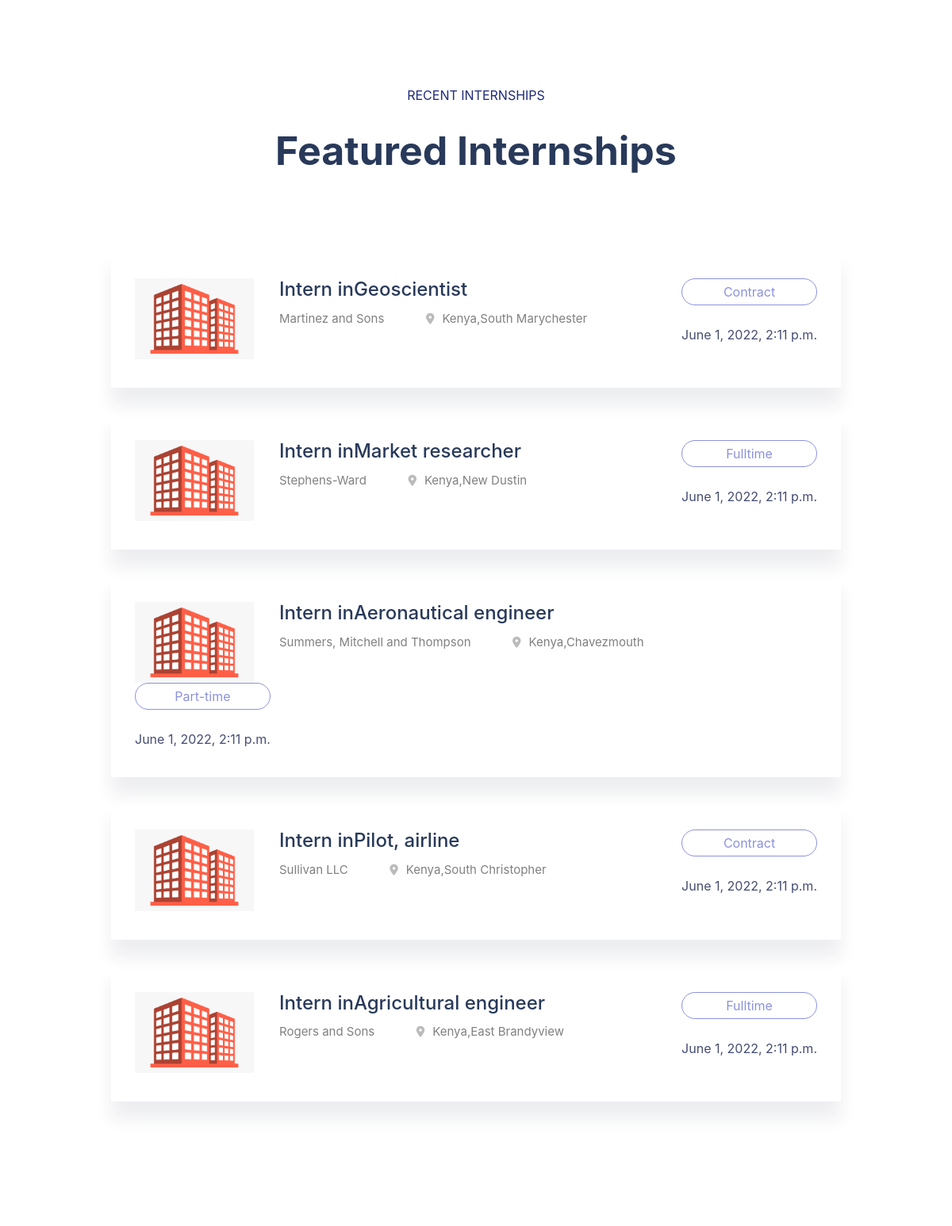
The app's page / (middle part), older data.
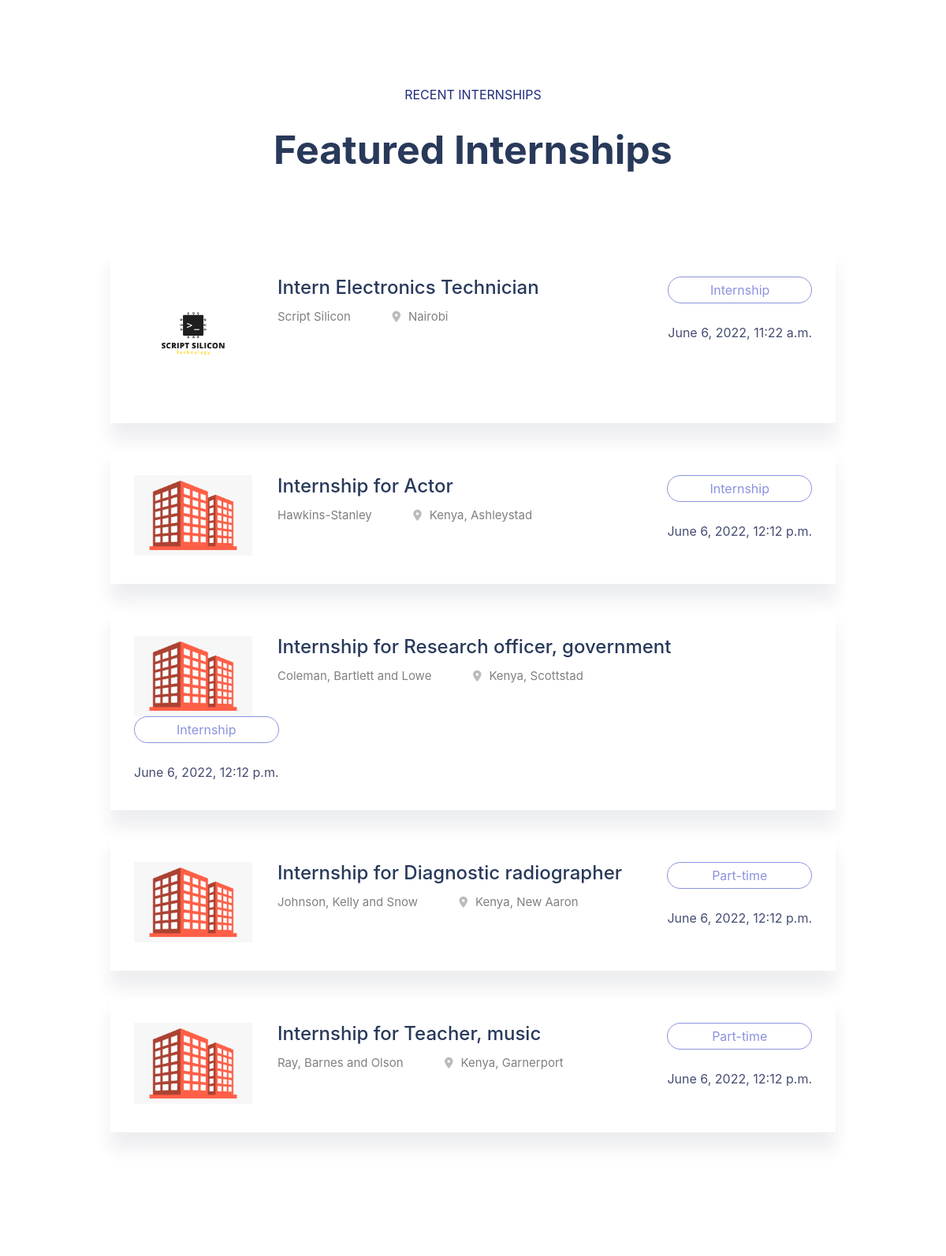
The same page, newer data.
### posts/models.py (models this page shows, shortened)
class Post(models.Model):
    user = models.ForeignKey(
        User, on_delete=models.CASCADE, related_name='posts', null=True, blank=True)
    company_pic = models.ImageField(
        default='company_pic.png', blank=True, upload_to='company_pics')
    company_name = models.CharField(max_length=100, null=True, blank=True)
    location = models.CharField(max_length=100, null=True, blank=True)
    industry = models.CharField(max_length=100, null=True, blank=True)
    products_and_services = models.CharField(
        max_length=50, null=True, blank=True)
    website = models.CharField(max_length=100, null=True, blank=True)
    contact = models.CharField(max_length=300, null=True, blank=True)
    job_title = models.CharField(max_length=300, null=True, blank=True)
    job_type = models.CharField(max_length=100, null=True, blank=True)
    specialization = models.CharField(max_length=150, null=True, blank=True)
    job_description = models.CharField(max_length=500, null=True, blank=True)
    education_and_experience = models.CharField(
        max_length=500, null=True, blank=True)
    application_requirements = models.CharField(
        max_length=500, null=True, blank=True)
    application_process = models.CharField(
        max_length=600, null=True, blank=True)
    application_deadline = models.CharField(
        max_length=100, null=True, blank=True)
    bookmarks = models.ManyToManyField(
        User, related_name='bookmark')
    created = models.DateTimeField(auto_now_add=True, null=True)

### posts/views.py (the view)
# urls.py: path('', home, name='home'),
def home(request):
    posts = Post.objects.all()[:5]
    return render(request, 'base/home.html',{'posts': posts})

### posts/templates/base/home.html (shortened to what this page needs)
{% extends 'base/index.html' %} {% block content %}{% load static %}
<main>
  <section class="featured-job-area feature-padding">
    <div class="container">
      <div class="row">
        <div class="col-lg-12">
          <div class="section-tittle text-center">
            <span>Recent Internships</span>
            <h2>Featured Internships</h2>
          </div>
        </div>
      </div>
      <div class="row justify-content-center">
        <div class="col-xl-10">
          {% for post in posts %}
          <div class="single-job-items mb-30">
            <div class="job-items">
              <div class="company-img">
                <a href="{% url 'post-detail' post.id %}"
                  ><img
                    src="{{ post.company_pic.url }}"
                    alt="post.company_name"
                /></a>
              </div>
              <div class="job-tittle job-tittle2">
                <a href="{% url 'post-detail' post.id %}">
                  <h4>{{post.job_title}}</h4>
                </a>
                <ul>
                  <li>{{ post.company_name }}</li>
                  <li>
                    <i class="fas fa-map-marker-alt"></i>{{post.location}}
                  </li>
                </ul>
              </div>
            </div>
            <div class="items-link items-link2 f-right">
              <a href="{% url 'post-detail' post.id %}">{{post.job_type}}</a>
              <span>{{post.created}}</span>
            </div>
          </div>
          {% endfor %}
        </div>
      </div>
    </div>
  </section>
</main>
{% endblock content %}

### posts/templates/base/index.html (shortened to what this page needs)
{% load static %}
<!DOCTYPE html>
<html class="no-js" lang="zxx">
  <head>
    <link rel="stylesheet" href="{% static '/css/bootstrap.min.css' %}" />
    <link rel="stylesheet" href="{% static '/css/owl.carousel.min.css' %}" />
    <link rel="stylesheet" href="{% static '/css/flaticon.css' %}" />
    <link rel="stylesheet" href="{% static '/css/price_rangs.css' %}" />
    <link rel="stylesheet" href="{% static '/css/slicknav.css' %}" />
    <link rel="stylesheet" href="{% static '/css/animate.min.css' %}" />
    <link rel="stylesheet" href="{% static '/css/magnific-popup.css' %}" />
    <link rel="stylesheet" href="{% static '/css/fontawesome-all.min.css' %}" />
    <link rel="stylesheet" href="{% static '/css/themify-icons.css' %}" />
    <link rel="stylesheet" href="{% static '/css/slick.css' %}" />
    <link rel="stylesheet" href="{% static '/css/nice-select.css' %}" />
    <link rel="stylesheet" href="{% static '/css/style.css' %}" />
    <link rel="stylesheet" href="{% static '/css/forms.css' %}" />
    <link
      rel="stylesheet"
      href="https://cdn.jsdelivr.net/npm/bootstrap@4.0.0/dist/css/bootstrap.min.css"
    />
  </head>
  <body>
    {% block content %} {% endblock content %}
  </body>
</html>

Row changes from the older to the newer data that the page shows:
removed Post: company_pic (picture), job_title "Intern inMarket researcher", company_name "Stephens-Ward", location "Kenya,New Dustin", job_type "Fulltime", created "June 1, 2022, 2:11 p.m."
removed Post: company_pic (picture), job_title "Intern inAeronautical engineer", company_name "Summers, Mitchell and Thompson", location "Kenya,Chavezmouth", job_type "Part-time", created "June 1, 2022, 2:11 p.m."
removed Post: company_pic (picture), job_title "Intern inPilot, airline", company_name "Sullivan LLC", location "Kenya,South Christopher", job_type "Contract", created "June 1, 2022, 2:11 p.m."
removed Post: company_pic (picture), job_title "Intern inAgricultural engineer", company_name "Rogers and Sons", location "Kenya,East Brandyview", job_type "Fulltime", created "June 1, 2022, 2:11 p.m."
changed Post: company_pic: a different picture; job_title "Intern inGeoscientist" → "Intern Electronics Technician"; company_name "Martinez and Sons" → "Script Silicon"; location "Kenya,South Marychester" → "Nairobi"; job_type "Contract" → "Internship"; created "June 1, 2022, 2:11 p.m." → "June 6, 2022, 11:22 a.m."
added Post: company_pic (picture), job_title "Internship for Actor", company_name "Hawkins-Stanley", location "Kenya, Ashleystad", job_type "Internship", created "June 6, 2022, 12:12 p.m."
added Post: company_pic (picture), job_title "Internship for Research officer, government", company_name "Coleman, Bartlett and Lowe", location "Kenya, Scottstad", job_type "Internship", created "June 6, 2022, 12:12 p.m."
added Post: company_pic (picture), job_title "Internship for Diagnostic radiographer", company_name "Johnson, Kelly and Snow", location "Kenya, New Aaron", job_type "Part-time", created "June 6, 2022, 12:12 p.m."
added Post: company_pic (picture), job_title "Internship for Teacher, music", company_name "Ray, Barnes and Olson", location "Kenya, Garnerport", job_type "Part-time", created "June 6, 2022, 12:12 p.m."
